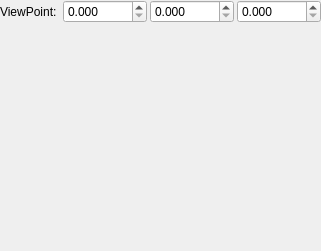
         <widget class="QWidget" name="CRH">
          <layout class="QVBoxLayout" name="verticalLayout_9">
           <property name="spacing">
            <number>3</number>
           </property>
           <property name="leftMargin">
            <number>0</number>
           </property>
           <property name="topMargin">
            <number>0</number>
           </property>
           <property name="rightMargin">
            <number>0</number>
           </property>
           <property name="bottomMargin">
            <number>0</number>
           </property>
           <item>
            <layout class="QHBoxLayout" name="horizontalLayout_20">
             <property name="spacing">
              <number>3</number>
             </property>
             <item>
              <widget class="QLabel" name="label_19">
               <property name="text">
                <string>ViewPoint: </string>
               </property>
              </widget>
             </item>
             <item>
              <widget class="QDoubleSpinBox" name="dspin_vpx2">
               <property name="decimals">
                <number>3</number>
               </property>
               <property name="maximum">
                <double>99999.000000000000000</double>
               </property>
              </widget>
             </item>
             <item>
              <widget class="QDoubleSpinBox" name="dspin_vpy2">
               <property name="decimals">
                <number>3</number>
               </property>
               <property name="maximum">
                <double>99999.000000000000000</double>
               </property>
              </widget>
             </item>
             <item>
              <widget class="QDoubleSpinBox" name="dspin_vpz2">
               <property name="decimals">
                <number>3</number>
               </property>
               <property name="maximum">
                <double>99999.000000000000000</double>
               </property>
              </widget>
             </item>
            </layout>
           </item>
           <item>
            <spacer name="verticalSpacer_2">
             <property name="orientation">
              <enum>Qt::Vertical</enum>
             </property>
             <property name="sizeHint" stdset="0">
              <size>
               <width>20</width>
               <height>228</height>
              </size>
             </property>
            </spacer>
           </item>
          </layout>
         </widget>
